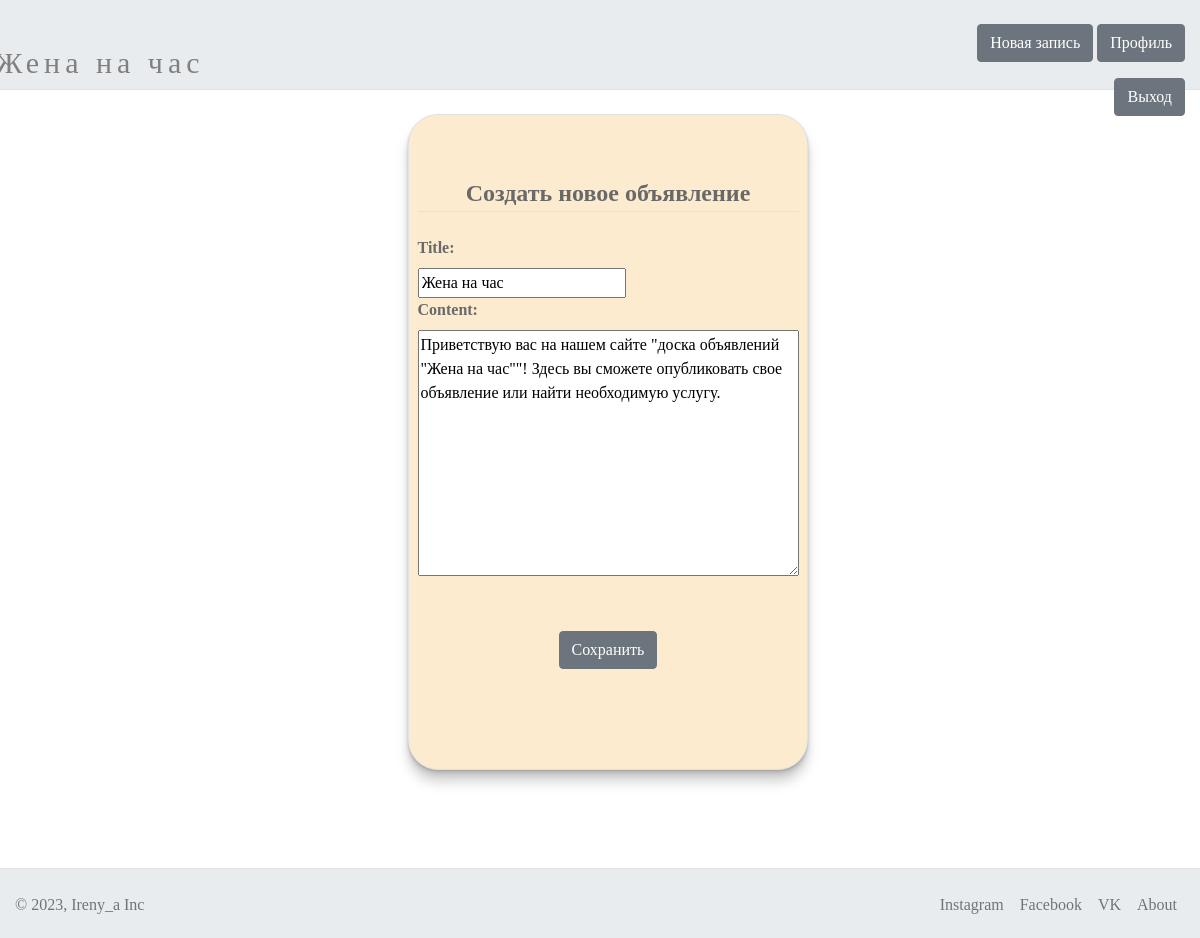
The app's page /post/1/update/ (signed in) with its own data.
### main/models.py (models this page shows, shortened)
class Post(models.Model):
    title = models.CharField(max_length=100)
    content = models.TextField()
    date_posted = models.DateTimeField(default=timezone.now)
    author = models.ForeignKey(User, on_delete=models.CASCADE)

### main/views.py (the view, shortened to what this page needs)
# urls.py: path('post/<int:pk>/update/', PostUpdateView.as_view(), name='post-update'),
class PostUpdateView(LoginRequiredMixin, UserPassesTestMixin, UpdateView):
    model = Post
    fields = ['title', 'content']
    def test_func(self):
        post = self.get_object()
        if self.request.user == post.author:
            return True
        return False

### templates/main/post_form.html (shortened to what this page needs)
{% extends "main/base.html" %}
{% load crispy_forms_tags %}
{% block content %}
    <div class="content-section">
        <form class="border" method="POST">
            <fieldset class="form-group">
                <legend class="border-bottom mb-4" align="center">Создать новое объявление</legend>
                <div>
                        {% for field in form %}
                        <div class="form-group">
                            {{field.label_tag}}
                         <div>{{field}}</div>
                        {% endfor %}
                    </div><br>
            <div class="form-group"><center>
                <button class="btn btn-secondary my-2" type="submit" >Сохранить</button>
            </center></div>
                </div>
        </form>
    </div>
{% endblock content %}

### main/static/main/main.css (style rules this page uses)
form.border { display: flex; flex-direction: column; align-items: center; padding: 50px 40px; color: white; background: #FDEBD0; border-radius: 30px; box-shadow: 0 0.4px 0.4px rgba(128, 128, 128, 0.109), 0 1px 1px rgba(128, 128, 128, 0.155), 0 2.1px 2.1px rgba(128, 128, 128, 0.195), 0 4.4px 4.4px rgba(128, 128, 128, 0.241), 0 12px 12px rgba(128, 128, 128, 0.35); width: 400px; margin: 20px 34%; text-align: left; font-family: "Sansita Swashed", cursive; }
html { height: 100%; }
fieldset { padding: 10px; color: dimgray; margin-bottom: 60px; font-weight: bold; }
button.btn { font-family: "Sansita Swashed", cursive; }

### records on screen
Post: form "Жена на час" "Приветствую вас на нашем сайте \"доска объявлений \"Жена на час\"\"! Здесь вы сможете опубликовать свое объявление или найти необходимую услугу."

### other values on screen
{{ field.label_tag }} "Title:" "Content:"
